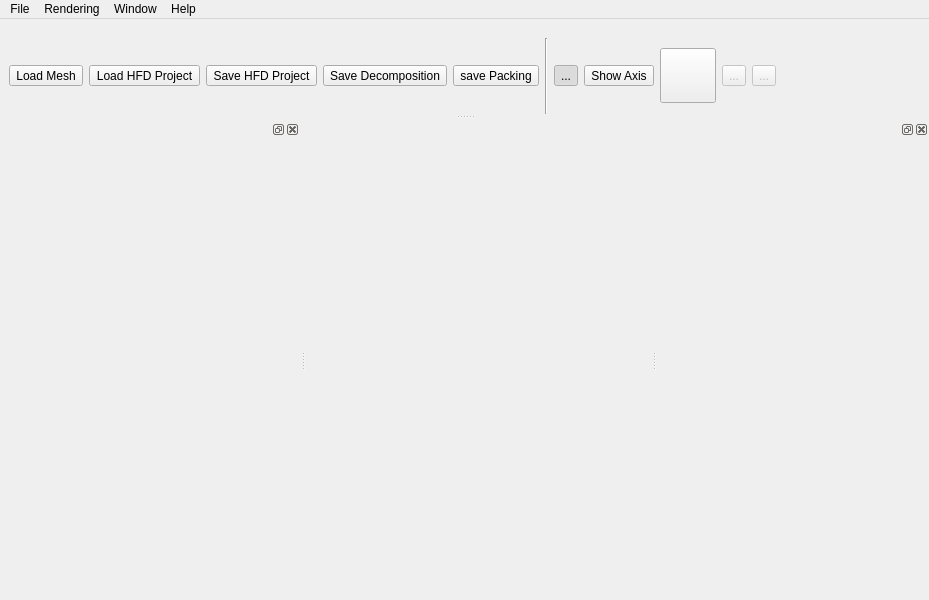
<?xml version="1.0" encoding="UTF-8"?>
<ui version="4.0">
 <class>HFMainWindow</class>
 <widget class="QMainWindow" name="HFMainWindow">
  <property name="geometry">
   <rect>
    <x>0</x>
    <y>0</y>
    <width>929</width>
    <height>600</height>
   </rect>
  </property>
  <property name="minimumSize">
   <size>
    <width>800</width>
    <height>600</height>
   </size>
  </property>
  <property name="baseSize">
   <size>
    <width>800</width>
    <height>600</height>
   </size>
  </property>
  <property name="windowTitle">
   <string/>
  </property>
  <property name="windowIcon">
   <iconset resource="../res/res.qrc">
    <normaloff>:/main_icon.png</normaloff>:/main_icon.png</iconset>
  </property>
  <widget class="QWidget" name="centralWidget">
   <layout class="QGridLayout" name="gridLayout">
    <item row="0" column="0">
     <widget class="cg3::viewer::GLCanvas" name="glCanvas" native="true">
      <property name="sizePolicy">
       <sizepolicy hsizetype="Preferred" vsizetype="Expanding">
        <horstretch>0</horstretch>
        <verstretch>0</verstretch>
       </sizepolicy>
      </property>
     </widget>
    </item>
   </layout>
  </widget>
  <widget class="QMenuBar" name="menuBar">
   <property name="geometry">
    <rect>
     <x>0</x>
     <y>0</y>
     <width>929</width>
     <height>22</height>
    </rect>
   </property>
   <widget class="QMenu" name="menuFile">
    <property name="title">
     <string>Rendering</string>
    </property>
    <addaction name="actionChange_Background_Color"/>
    <addaction name="actionFit_Scene"/>
    <addaction name="actionUpdate_Canvas"/>
    <addaction name="actionReset_Point_of_View"/>
    <addaction name="actionPerspective_Orthographic_Camera_Mode"/>
    <addaction name="actionShow_Axis"/>
    <addaction name="actionShow_Box"/>
   </widget>
   <widget class="QMenu" name="menuWindow">
    <property name="title">
     <string>Window</string>
    </property>
    <addaction name="actionFull_Screen"/>
    <addaction name="actionShow_Hide_Dock_Widget"/>
    <addaction name="actionShow_Hide_DrawList"/>
   </widget>
   <widget class="QMenu" name="menuFile_2">
    <property name="title">
     <string>File</string>
    </property>
    <addaction name="separator"/>
    <addaction name="actionLoad_Mesh"/>
    <addaction name="actionLoad_SAM_Project"/>
    <addaction name="actionSave_SAM_Project"/>
    <addaction name="actionSave_SAM_Project_As"/>
    <addaction name="actionSave_Decomposition"/>
    <addaction name="actionSave_Packing"/>
    <addaction name="separator"/>
    <addaction name="actionLoad_Point_of_View"/>
    <addaction name="actionLoad_Point_Of_View_from"/>
    <addaction name="actionSave_Point_Of_View"/>
    <addaction name="actionSave_Point_Of_View_as"/>
    <addaction name="separator"/>
    <addaction name="actionSave_Snapshot"/>
   </widget>
   <widget class="QMenu" name="menuHelp">
    <property name="title">
     <string>Help</string>
    </property>
    <addaction name="actionAbout_Split_and_Mill"/>
    <addaction name="actionHome_Page"/>
    <addaction name="separator"/>
    <addaction name="actionSource_Code"/>
    <addaction name="actionReport_a_Bug"/>
   </widget>
   <addaction name="menuFile_2"/>
   <addaction name="menuFile"/>
   <addaction name="menuWindow"/>
   <addaction name="menuHelp"/>
  </widget>
  <widget class="QDockWidget" name="dockToolBox">
   <property name="sizePolicy">
    <sizepolicy hsizetype="MinimumExpanding" vsizetype="Preferred">
     <horstretch>0</horstretch>
     <verstretch>0</verstretch>
    </sizepolicy>
   </property>
   <property name="minimumSize">
    <size>
     <width>300</width>
     <height>138</height>
    </size>
   </property>
   <property name="allowedAreas">
    <set>Qt::LeftDockWidgetArea|Qt::RightDockWidgetArea</set>
   </property>
   <attribute name="dockWidgetArea">
    <number>1</number>
   </attribute>
   <widget class="QWidget" name="dockWidgetContents_2">
    <layout class="QVBoxLayout" name="verticalLayout"/>
   </widget>
  </widget>
  <widget class="QDockWidget" name="dockDrawList">
   <property name="allowedAreas">
    <set>Qt::LeftDockWidgetArea|Qt::RightDockWidgetArea</set>
   </property>
   <attribute name="dockWidgetArea">
    <number>2</number>
   </attribute>
   <widget class="QWidget" name="dockWidgetContents_5">
    <layout class="QVBoxLayout" name="verticalLayout_3">
     <item>
      <widget class="QScrollArea" name="scrollArea">
       <property name="sizePolicy">
        <sizepolicy hsizetype="MinimumExpanding" vsizetype="MinimumExpanding">
         <horstretch>0</horstretch>
         <verstretch>0</verstretch>
        </sizepolicy>
       </property>
       <property name="minimumSize">
        <size>
         <width>250</width>
         <height>0</height>
        </size>
       </property>
       <property name="layoutDirection">
        <enum>Qt::LeftToRight</enum>
       </property>
       <property name="frameShape">
        <enum>QFrame::NoFrame</enum>
       </property>
       <property name="frameShadow">
        <enum>QFrame::Plain</enum>
       </property>
       <property name="widgetResizable">
        <bool>true</bool>
       </property>
       <property name="alignment">
        <set>Qt::AlignLeading|Qt::AlignLeft|Qt::AlignTop</set>
       </property>
       <widget class="QWidget" name="scrollAreaWidgetContents">
        <property name="geometry">
         <rect>
          <x>0</x>
          <y>0</y>
          <width>250</width>
          <height>445</height>
         </rect>
        </property>
        <property name="sizePolicy">
         <sizepolicy hsizetype="MinimumExpanding" vsizetype="MinimumExpanding">
          <horstretch>0</horstretch>
          <verstretch>0</verstretch>
         </sizepolicy>
        </property>
        <layout class="QVBoxLayout" name="verticalLayout_2"/>
       </widget>
      </widget>
     </item>
    </layout>
   </widget>
  </widget>
  <widget class="QDockWidget" name="toolBar">
   <property name="sizePolicy">
    <sizepolicy hsizetype="Preferred" vsizetype="Fixed">
     <horstretch>0</horstretch>
     <verstretch>0</verstretch>
    </sizepolicy>
   </property>
   <property name="minimumSize">
    <size>
     <width>647</width>
     <height>95</height>
    </size>
   </property>
   <property name="maximumSize">
    <size>
     <width>524287</width>
     <height>113</height>
    </size>
   </property>
   <property name="features">
    <set>QDockWidget::NoDockWidgetFeatures</set>
   </property>
   <property name="allowedAreas">
    <set>Qt::AllDockWidgetAreas</set>
   </property>
   <attribute name="dockWidgetArea">
    <number>4</number>
   </attribute>
   <widget class="QWidget" name="dockWidgetContents">
    <layout class="QHBoxLayout" name="horizontalLayout">
     <property name="spacing">
      <number>6</number>
     </property>
     <property name="leftMargin">
      <number>9</number>
     </property>
     <property name="topMargin">
      <number>0</number>
     </property>
     <property name="bottomMargin">
      <number>0</number>
     </property>
     <item>
      <widget class="QToolButton" name="loadToolButton">
       <property name="toolTip">
        <string>Load Mesh</string>
       </property>
       <property name="text">
        <string>Load Mesh</string>
       </property>
       <property name="icon">
        <iconset resource="../res/res.qrc">
         <normaloff>:/open-document-mesh.png</normaloff>:/open-document-mesh.png</iconset>
       </property>
       <property name="iconSize">
        <size>
         <width>48</width>
         <height>48</height>
        </size>
       </property>
      </widget>
     </item>
     <item>
      <widget class="QToolButton" name="loadSAMToolButton">
       <property name="toolTip">
        <string>Load HFD Project</string>
       </property>
       <property name="text">
        <string>Load HFD Project</string>
       </property>
       <property name="icon">
        <iconset resource="../res/res.qrc">
         <normaloff>:/open-document-sam.png</normaloff>:/open-document-sam.png</iconset>
       </property>
       <property name="iconSize">
        <size>
         <width>48</width>
         <height>48</height>
        </size>
       </property>
      </widget>
     </item>
     <item>
      <widget class="QToolButton" name="saveSAMToolButton">
       <property name="toolTip">
        <string>Save HFD Project</string>
       </property>
       <property name="text">
        <string>Save HFD Project</string>
       </property>
       <property name="icon">
        <iconset resource="../res/res.qrc">
         <normaloff>:/save-document-sam.png</normaloff>:/save-document-sam.png</iconset>
       </property>
       <property name="iconSize">
        <size>
         <width>48</width>
         <height>48</height>
        </size>
       </property>
      </widget>
     </item>
     <item>
      <widget class="QToolButton" name="saveDecompositionToolButton">
       <property name="toolTip">
        <string>Save Decomposition Meshes</string>
       </property>
       <property name="text">
        <string>Save Decomposition</string>
       </property>
       <property name="icon">
        <iconset resource="../res/res.qrc">
         <normaloff>:/save-document-decomp.png</normaloff>:/save-document-decomp.png</iconset>
       </property>
       <property name="iconSize">
        <size>
         <width>48</width>
         <height>48</height>
        </size>
       </property>
      </widget>
     </item>
     <item>
      <widget class="QToolButton" name="savePackingToolButton">
       <property name="toolTip">
        <string>Save Packing Meshes</string>
       </property>
       <property name="text">
        <string>save Packing</string>
       </property>
       <property name="icon">
        <iconset resource="../res/res.qrc">
         <normaloff>:/save-document-packing.png</normaloff>:/save-document-packing.png</iconset>
       </property>
       <property name="iconSize">
        <size>
         <width>48</width>
         <height>48</height>
        </size>
       </property>
      </widget>
     </item>
     <item>
      <widget class="Line" name="line">
       <property name="orientation">
        <enum>Qt::Vertical</enum>
       </property>
      </widget>
     </item>
     <item>
      <widget class="QToolButton" name="orthoToolButton">
       <property name="toolTip">
        <string>Toggle Orthographic Camera</string>
       </property>
       <property name="text">
        <string>...</string>
       </property>
       <property name="icon">
        <iconset resource="../res/res.qrc">
         <normaloff>:/ortho.png</normaloff>:/ortho.png</iconset>
       </property>
       <property name="iconSize">
        <size>
         <width>48</width>
         <height>48</height>
        </size>
       </property>
       <property name="checkable">
        <bool>true</bool>
       </property>
       <property name="checked">
        <bool>true</bool>
       </property>
      </widget>
     </item>
     <item>
      <widget class="QToolButton" name="showAxisToolButton">
       <property name="toolTip">
        <string>Show Axis</string>
       </property>
       <property name="text">
        <string>Show Axis</string>
       </property>
       <property name="icon">
        <iconset resource="../res/res.qrc">
         <normaloff>:/axis.png</normaloff>:/axis.png</iconset>
       </property>
       <property name="iconSize">
        <size>
         <width>48</width>
         <height>48</height>
        </size>
       </property>
       <property name="checkable">
        <bool>true</bool>
       </property>
       <property name="checked">
        <bool>false</bool>
       </property>
       <property name="autoRaise">
        <bool>false</bool>
       </property>
      </widget>
     </item>
     <item>
      <widget class="QToolButton" name="showBoxToolButton">
       <property name="toolTip">
        <string>Show Axis-Aligned Box</string>
       </property>
       <property name="text">
        <string/>
       </property>
       <property name="icon">
        <iconset resource="../res/res.qrc">
         <normaloff>:/box.png</normaloff>:/box.png</iconset>
       </property>
       <property name="iconSize">
        <size>
         <width>48</width>
         <height>48</height>
        </size>
       </property>
       <property name="checkable">
        <bool>true</bool>
       </property>
      </widget>
     </item>
     <item>
      <widget class="QToolButton" name="rotationToolButton">
       <property name="enabled">
        <bool>false</bool>
       </property>
       <property name="toolTip">
        <string>Rotate Mesh</string>
       </property>
       <property name="text">
        <string>...</string>
       </property>
       <property name="icon">
        <iconset resource="../res/res.qrc">
         <normaloff>:/rotation.png</normaloff>:/rotation.png</iconset>
       </property>
       <property name="iconSize">
        <size>
         <width>48</width>
         <height>48</height>
        </size>
       </property>
       <property name="checkable">
        <bool>true</bool>
       </property>
      </widget>
     </item>
     <item>
      <widget class="QToolButton" name="resetRotationToolButton">
       <property name="enabled">
        <bool>false</bool>
       </property>
       <property name="toolTip">
        <string>Reset Rotation</string>
       </property>
       <property name="text">
        <string>...</string>
       </property>
       <property name="icon">
        <iconset resource="../res/res.qrc">
         <normaloff>:/reset_rotation.png</normaloff>:/reset_rotation.png</iconset>
       </property>
       <property name="iconSize">
        <size>
         <width>48</width>
         <height>48</height>
        </size>
       </property>
      </widget>
     </item>
     <item>
      <spacer name="horizontalSpacer">
       <property name="orientation">
        <enum>Qt::Horizontal</enum>
       </property>
       <property name="sizeHint" stdset="0">
        <size>
         <width>40</width>
         <height>20</height>
        </size>
       </property>
      </spacer>
     </item>
    </layout>
   </widget>
  </widget>
  <action name="actionSave_Snapshot">
   <property name="text">
    <string>Save Snapshot</string>
   </property>
  </action>
  <action name="actionShow_Axis">
   <property name="text">
    <string>Show Axis</string>
   </property>
   <property name="shortcut">
    <string>A</string>
   </property>
  </action>
  <action name="actionFull_Screen">
   <property name="checkable">
    <bool>true</bool>
   </property>
   <property name="text">
    <string>Full Screen</string>
   </property>
   <property name="shortcut">
    <string>F11</string>
   </property>
  </action>
  <action name="actionUpdate_Canvas">
   <property name="text">
    <string>Update Canvas</string>
   </property>
   <property name="shortcut">
    <string>U</string>
   </property>
  </action>
  <action name="actionFit_Scene">
   <property name="text">
    <string>Fit Scene</string>
   </property>
   <property name="shortcut">
    <string>F</string>
   </property>
  </action>
  <action name="actionChange_Background_Color">
   <property name="text">
    <string>Change Background Color</string>
   </property>
  </action>
  <action name="actionSave_Point_Of_View">
   <property name="text">
    <string>Save Point Of View</string>
   </property>
   <property name="shortcut">
    <string>Ctrl+P</string>
   </property>
  </action>
  <action name="actionLoad_Point_of_View">
   <property name="text">
    <string>Load Point Of View</string>
   </property>
   <property name="shortcut">
    <string>Ctrl+L</string>
   </property>
  </action>
  <action name="actionShow_Hide_Dock_Widget">
   <property name="text">
    <string>Show/Hide Dock Widget</string>
   </property>
   <property name="shortcut">
    <string>Ctrl+H</string>
   </property>
  </action>
  <action name="actionLoad_Point_Of_View_from">
   <property name="text">
    <string>Load Point Of View from...</string>
   </property>
  </action>
  <action name="actionSave_Point_Of_View_as">
   <property name="text">
    <string>Save Point Of View as...</string>
   </property>
  </action>
  <action name="actionShow_Hide_Console">
   <property name="text">
    <string>Show/Hide Console</string>
   </property>
   <property name="shortcut">
    <string>C</string>
   </property>
  </action>
  <action name="action2D_Mode">
   <property name="text">
    <string>2D Mode</string>
   </property>
   <property name="shortcut">
    <string>2</string>
   </property>
  </action>
  <action name="action3D_Mode">
   <property name="enabled">
    <bool>false</bool>
   </property>
   <property name="text">
    <string>3D Mode</string>
   </property>
   <property name="shortcut">
    <string>3</string>
   </property>
  </action>
  <action name="actionReset_Point_of_View">
   <property name="text">
    <string>Reset Point of View</string>
   </property>
   <property name="shortcut">
    <string>R</string>
   </property>
  </action>
  <action name="actionPerspective_Orthographic_Camera_Mode">
   <property name="text">
    <string>Perspective/Orthographic Camera Mode</string>
   </property>
   <property name="shortcut">
    <string>O</string>
   </property>
  </action>
  <action name="actionToggle_Debug_Objects">
   <property name="checkable">
    <bool>true</bool>
   </property>
   <property name="text">
    <string>Toggle Debug Objects</string>
   </property>
   <property name="shortcut">
    <string>D</string>
   </property>
  </action>
  <action name="actionShow_Box">
   <property name="text">
    <string>Show Box</string>
   </property>
   <property name="shortcut">
    <string>B</string>
   </property>
  </action>
  <action name="actionShow_Hide_DrawList">
   <property name="text">
    <string>Show/Hide DrawList</string>
   </property>
   <property name="shortcut">
    <string>Ctrl+D</string>
   </property>
  </action>
  <action name="actionLoad_Mesh">
   <property name="text">
    <string>Load Mesh</string>
   </property>
  </action>
  <action name="actionLoad_SAM_Project">
   <property name="text">
    <string>Load SAM Project</string>
   </property>
  </action>
  <action name="actionSave_SAM_Project">
   <property name="text">
    <string>Save SAM Project</string>
   </property>
  </action>
  <action name="actionSave_Decomposition">
   <property name="text">
    <string>Save Decomposition</string>
   </property>
  </action>
  <action name="actionSave_Packing">
   <property name="text">
    <string>Save Packing</string>
   </property>
  </action>
  <action name="actionSave_SAM_Project_As">
   <property name="text">
    <string>Save SAM Project As...</string>
   </property>
  </action>
  <action name="actionAbout_Split_and_Mill">
   <property name="text">
    <string>About Split and Mill</string>
   </property>
  </action>
  <action name="actionHome_Page">
   <property name="text">
    <string>Home Page</string>
   </property>
  </action>
  <action name="actionSource_Code">
   <property name="text">
    <string>Source Code</string>
   </property>
  </action>
  <action name="actionReport_a_Bug">
   <property name="text">
    <string>Report Bug</string>
   </property>
  </action>
 </widget>
 <layoutdefault spacing="6" margin="11"/>
 <customwidgets>
  <customwidget>
   <class>cg3::viewer::GLCanvas</class>
   <extends>QWidget</extends>
   <header location="global">cg3/viewer/glcanvas.h</header>
   <container>1</container>
  </customwidget>
 </customwidgets>
 <resources>
  <include location="../res/res.qrc"/>
 </resources>
 <connections/>
</ui>
